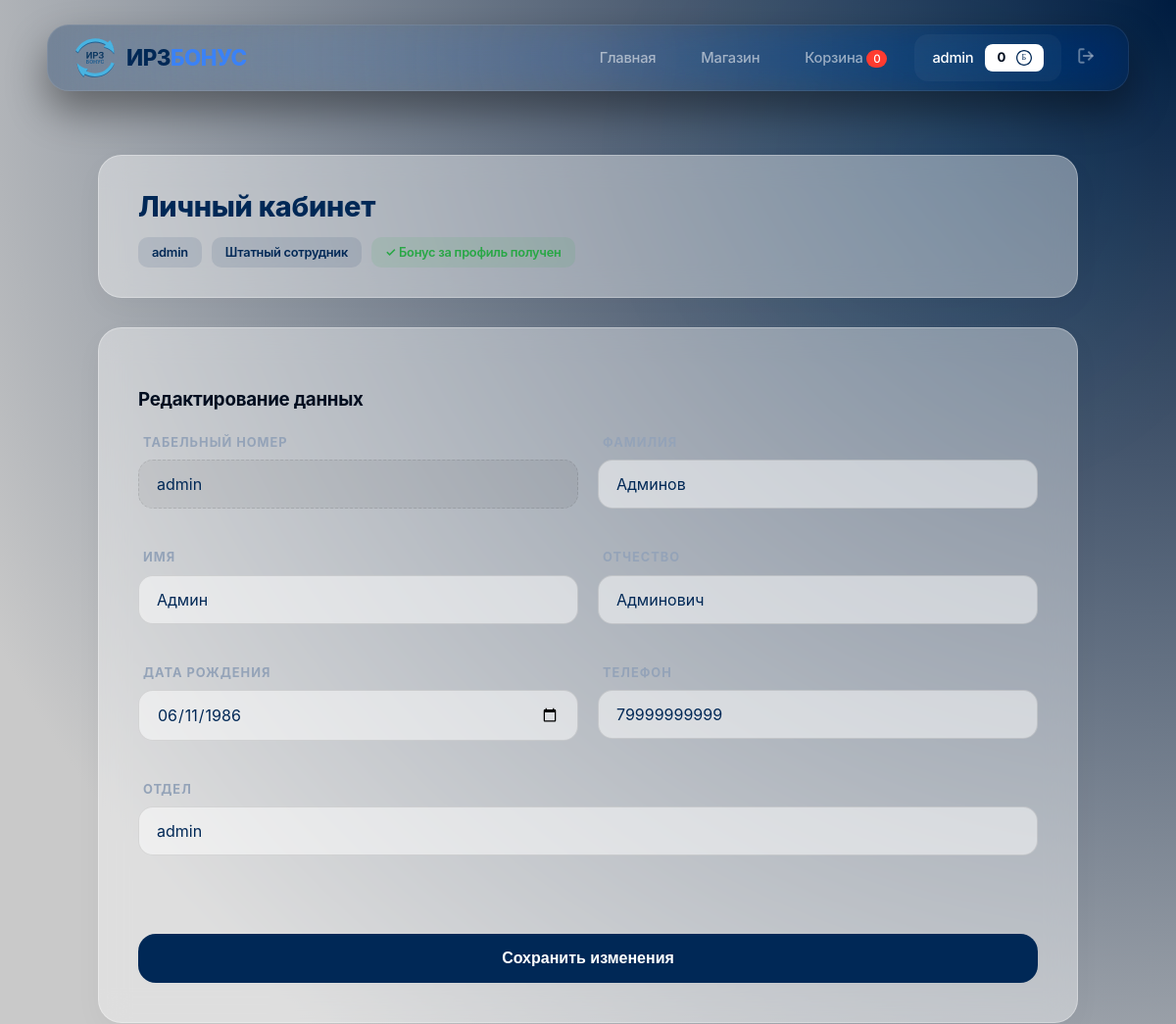
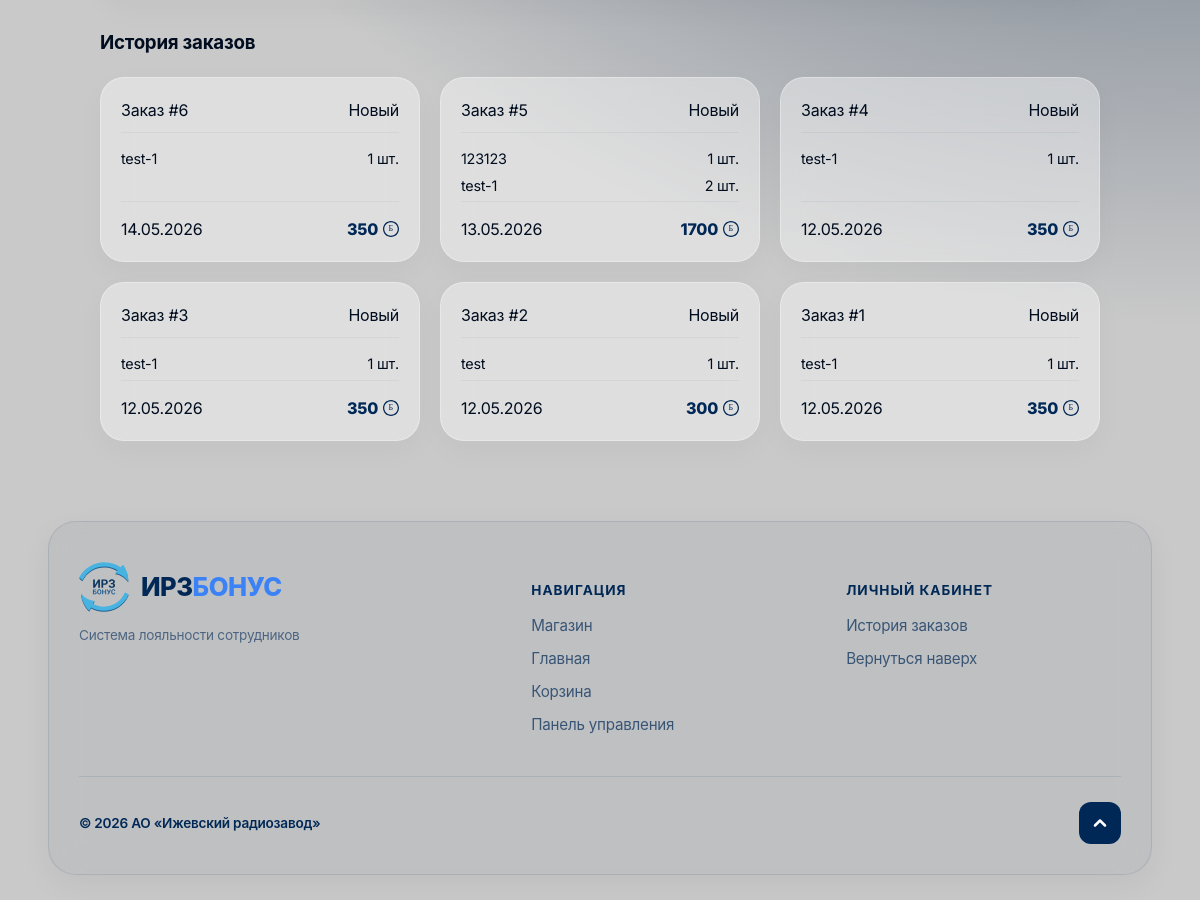
The app's page /users/profile/ (signed in) with its own data (2 pictures, top to bottom).
### apps/users/models.py (models this page shows, shortened)
class Employee(AbstractUser):
    middle_name = models.CharField(max_length=150, blank=True, verbose_name="Отчество")
    department = models.CharField(max_length=255, blank=True, verbose_name="Отдел")
    position = models.CharField(max_length=255, blank=True, verbose_name="Должность")
    hired_at = models.DateField(null=True, blank=True, verbose_name="Дата приема")
    date_of_birth = models.DateField(null=True, blank=True, verbose_name="Дата рождения")
    phone = models.CharField(max_length=20, blank=True, verbose_name="Телефон")
    needs_password_change = models.BooleanField(
        default=True,
        verbose_name="Требуется смена пароля"
    )
    mentor = models.ForeignKey(
        'self',
        on_delete=models.SET_NULL,
        null=True,
        blank=True,
        related_name='interns',
        verbose_name="Ментор",
    )
    is_intern = models.BooleanField(default=False, verbose_name="Стажёр")
    trial_passed = models.BooleanField(default=False, verbose_name="Стажировка пройдена")
    profile_bonus_received = models.BooleanField(default=False, verbose_name="Бонус за заполнение профиля получен")
    class Meta:
        verbose_name = "Сотрудник"
        verbose_name_plural = "Сотрудники"

### apps/wallets/models.py (models this page shows, shortened)
class Wallet(models.Model):
    user = models.OneToOneField(settings.AUTH_USER_MODEL, on_delete=models.CASCADE, related_name='wallet')
    balance = models.PositiveIntegerField(default=0)
    updated_at = models.DateTimeField(auto_now=True)
    class Meta:
        verbose_name = "Кошелек"
        verbose_name_plural = "Кошельки"

### apps/order/models.py (models this page shows, shortened)
class Order(models.Model):
    STATUS_CHOICES = [
        ('NEW', 'Новый'),
        ('READY', 'Готов к выдаче'),
        ('DONE', 'Выдан'),
        ('CANCELED', 'Отменен'),
    ]
    user = models.ForeignKey(settings.AUTH_USER_MODEL, on_delete=models.CASCADE, related_name='merch_orders')
    status = models.CharField(max_length=10, choices=STATUS_CHOICES, default='NEW')
    total_price = models.PositiveIntegerField()
    qr_code_key = models.UUIDField(default=uuid.uuid4, editable=False, unique=True)
    created_at = models.DateTimeField(auto_now_add=True)

class OrderItem(models.Model):
    order = models.ForeignKey(Order, on_delete=models.CASCADE, related_name='items')
    product = models.ForeignKey(Product, on_delete=models.SET_NULL, null=True)
    quantity = models.PositiveIntegerField(default=1)
    price_at_purchase = models.PositiveIntegerField()

### apps/merch/models.py (models this page shows, shortened)
class Product(models.Model):
    category = models.ForeignKey(
        Category,
        on_delete=models.PROTECT,
        related_name='products',
        verbose_name="Категория"
    )
    name = models.CharField(max_length=255, verbose_name="Название")
    description = models.TextField(verbose_name="Описание")
    price = models.PositiveIntegerField(verbose_name="Цена")
    image = models.ImageField(upload_to='merch_images/', blank=True, verbose_name="Изображение")
    image_2 = models.ImageField(upload_to='merch_images/', blank=True, null=True, verbose_name="Дополнительное изображение")
    specifications = models.TextField(blank=True, verbose_name="Характеристики", help_text="Например: Материал: 100% хлопок")
    stock = models.PositiveIntegerField(default=0, verbose_name="Количество")
    is_active = models.BooleanField("Активен", default=True)
    created_at = models.DateTimeField(auto_now_add=True, verbose_name="Дата добавления")
    class Meta:
        verbose_name = "Товар"
        verbose_name_plural = "Товары"
        ordering = ['-created_at']

### apps/users/views.py (the view)
# urls.py: path('profile/', profile_view, name='profile'),
@login_required
def profile_view(request):
    employee = request.user
    if request.method == 'POST':
        form = ProfileUpdateForm(request.POST, instance=employee)
        if form.is_valid():
            form.save()
            if not employee.profile_bonus_received:
                reward_config = RewardSetting.objects.filter(code='profile_complete', is_active=True).first()
                if reward_config and hasattr(employee, 'wallet'):
                    employee.wallet.balance += reward_config.amount
                    employee.wallet.save()
                    employee.profile_bonus_received = True
                    employee.save()
                    messages.success(request, f"Профиль заполнен! Вам начислено {reward_config.amount} Баллов.")
                else:
                    employee.profile_bonus_received = True
                    employee.save()
                    messages.warning(request, "Профиль сохранен.")
            else:
                messages.success(request, "Изменения сохранены.")
            return redirect('users:profile')
    else:
        form = ProfileUpdateForm(instance=employee)
    orders = employee.merch_orders.all().prefetch_related('items__product').order_by('-created_at')
    return render(request, 'users/profile.html', {
        'form': form,
        'employee': employee,
        'orders': orders
    })

### apps/users/forms.py
class ProfileUpdateForm(forms.ModelForm):
    class Meta:
        model = Employee
        fields = [
            'last_name',
            'first_name',
            'middle_name',
            'date_of_birth',
            'phone',
            'department',
            'position'
        ]
        widgets = {
            'date_of_birth': forms.DateInput(
                attrs={'type': 'date'},
                format='%Y-%m-%d'
            ),
        }
    def __init__(self, *args, **kwargs):
        super().__init__(*args, **kwargs)
        for field in self.fields.values():
            field.widget.attrs.update({'class': 'form-input'})

### templates/users/profile.html (shortened to what this page needs)
{% extends "base.html" %}
{% block content %}
<div class="profile-container">
    <div class="glass-card profile-header-card">
        <div class="profile-user-info">
            <h2 class="auth-title">Личный кабинет</h2>
            <div class="status-badges">
                <span class="badge">{{ employee.position|default:"Должность не указана" }}</span>
                <span class="badge">{% if employee.is_intern %}Стажер{% else %}Штатный сотрудник{% endif %}</span>
                <span class="badge {% if employee.profile_bonus_received %}badge-success{% else %}badge-dim{% endif %}">
                    {% if employee.profile_bonus_received %}
                        ✓ Бонус за профиль получен
                    {% else %}
                        Бонус за профиль не получен
                    {% endif %}
                </span>
            </div>
        </div>
    </div>
    <div class="glass-card profile-form-container">
        <h3 class="mb-20">Редактирование данных</h3>
        <form method="post" class="auth-form-grid">
            <div class="form-group">
                <label>ТАБЕЛЬНЫЙ НОМЕР</label>
                <input type="text" value="{{ employee.username }}" readonly class="readonly-input">
            </div>
            <div class="form-group">
                <label>ФАМИЛИЯ</label>
                {{ form.last_name }}
            </div>
            <div class="form-group">
                <label>ИМЯ</label>
                {{ form.first_name }}
            </div>
            <div class="form-group">
                <label>ОТЧЕСТВО</label>
                {{ form.middle_name }}
            </div>
            <div class="form-group">
                <label>ДАТА РОЖДЕНИЯ</label>
                {{ form.date_of_birth }}
            </div>
            <div class="form-group">
                <label>ТЕЛЕФОН</label>
                {{ form.phone }}
            </div>
            <div class="form-group full-width">
                <label>ОТДЕЛ</label>
                {{ form.department }}
            </div>
            <div class="full-width mt-10">
                <button type="submit" class="btn-auth">Сохранить изменения</button>
            </div>
        </form>
    </div>
    <div class="orders-section mt-30">
        <h3 class="mb-20" id="orders-history">История заказов</h3>
        {% if orders %}
            <div class="orders-cards-grid">
                {% for order in orders %}
                <div class="glass-card order-card">
                    <div class="order-card-header">
                        <span class="order-number">Заказ #{{ order.id }}</span>
                        <span class="status-pill status-{{ order.status|lower }}">{{ order.get_status_display }}</span>
                    </div>
                    <div class="order-card-body">
                        {% for item in order.items.all %}
                            <div class="order-item-row">
                                <span>{{ item.product.name }}</span>
                                <span class="fw-bold">{{ item.quantity }} шт.</span>
                            </div>
                        {% endfor %}
                    </div>
                    <div class="order-card-footer">
                        <span class="text-muted">{{ order.created_at|date:"d.m.Y" }}</span>
                        <span class="order-total-price">
                            {{ order.total_price }}
                            <img src="/static/images/ball-blue.svg" class="currency-icon">
                        </span>
                    </div>
                </div>
                {% endfor %}
            </div>
        {% else %}
            <div class="glass-card p-30 text-center">
                <p class="text-muted">У вас пока нет заказов.</p>
            </div>
        {% endif %}
    </div>
</div>
{% endblock %}

### templates/base.html (shortened to what this page needs)
{% load static %}
<!doctype html>
<html lang="ru">
  <head>
    <link rel="stylesheet" href="{% static 'style/style.css' %}" />
  </head>
  <body id="top">
    <div class="bg-glow-1"></div>
    <header class="main-header">
      <a href="{% url 'merch:home' %}" class="logo-wrapper">
        <img src="{% static 'images/logo.svg' %}" alt="ИРЗ Бонус" class="main-logo-img">
        <div class="logo-text">ИРЗ<span>БОНУС</span></div>
      </a>
      <nav class="header-nav">
        {% if user.is_authenticated %}
        <div class="nav-links">
        <a href="{% url 'merch:home' %}" class="nav-item {% if request.resolver_match.view_name == 'merch:home' %}active{% endif %}">Главная</a>
        <a href="{% url 'merch:index' %}" class="nav-item {% if request.resolver_match.view_name == 'merch:index' %}active{% endif %}">Магазин</a>
        <a href="{% url 'orders:cart_detail' %}" class="nav-item {% if request.resolver_match.view_name == 'orders:cart_detail' %}active{% endif %}">
          Корзина <span class="cart-badge">{% if request.session.cart %}{{ request.session.cart|length }}{% else %}0{% endif %}</span>
        </a>
          <a href="{% url 'users:profile' %}" class="nav-item user-pill {% if request.resolver_match.view_name == 'users:profile' %}active{% endif %}">
            <span class="username">{{ user.username }}</span>
            <span class="balance">
                {{ user.wallet.balance }}
                <img src="{% static 'images/ball-blue.svg' %}" alt="Баллы" class="currency-icon">
            </span>
          </a>
          <form action="{% url 'users:logout' %}" method="post" class="logout-form">
            <button type="submit" class="logout-btn">
              <svg width="18" height="18" viewBox="0 0 24 24" fill="none" stroke="currentColor" stroke-width="2.5" stroke-linecap="round" stroke-linejoin="round"><path d="M9 21H5a2 2 0 0 1-2-2V5a2 2 0 0 1 2-2h4"></path><polyline points="16 17 21 12 16 7"></polyline><line x1="21" y1="12" x2="9" y2="12"></line></svg>
            </button>
          </form>
        </div>
        {% else %}
        <a href="{% url 'login' %}" class="nav-item active">Вход</a>
        {% endif %}
      </nav>
    </header>
    <main class="container">
      {% block content %}{% endblock %}
    </main>
<footer class="main-footer glass-footer">
    <div class="footer-grid">
        <div class="footer-section logo-area">
            <div class="logo-wrapper">
                <img src="{% static 'images/logo.svg' %}" alt="ИРЗ Бонус" class="main-logo-img">
                <div class="logo-text">ИРЗ<span>БОНУС</span></div>
            </div>
            <p class="footer-tagline">Система лояльности сотрудников</p>
        </div>
        <div class="footer-section links-area">
            <h4>Навигация</h4>
            <a href="{% url 'merch:index' %}">Магазин</a>
            <a href="{% url 'merch:home' %}">Главная</a>
            <a href="{% url 'orders:cart_detail' %}">Корзина</a>
            {% if user.is_staff %}
                <a href="/admin/">Панель управления</a>
            {% endif %}
        </div>
        <div class="footer-section profile-area">
            <h4>Личный кабинет</h4>
            <a href="{% url 'users:profile' %}#orders-history">История заказов</a>
            <a href="#top" class="scroll-link">Вернуться наверх</a>
        </div>
    </div>
    <div class="footer-bottom">
        <div class="footer-content">
            &copy; 2026 АО «Ижевский радиозавод»
        </div>
        <a href="#top" class="scroll-top-btn">
            <svg width="20" height="20" viewBox="0 0 24 24" fill="none" stroke="currentColor" stroke-width="3" stroke-linecap="round" stroke-linejoin="round"><polyline points="18 15 12 9 6 15"></polyline></svg>
        </a>
    </div>
</footer>
  </body>
</html>

### records on screen
Employee: username "admin", wallet.balance "0", position "admin", last_name "Админов", first_name "Админ", middle_name "Админович", date_of_birth "06/11/1986", phone "79999999999", department "admin"
Order: id "6", status "Новый", created_at "14.05.2026", total_price "350"
OrderItem: product.name "test-1", quantity "1"
Order: id "5", status "Новый", created_at "13.05.2026", total_price "1700"
OrderItem: product.name "123123", quantity "1"
OrderItem: product.name "test-1", quantity "2"
Order: id "4", status "Новый", created_at "12.05.2026", total_price "350"
OrderItem: product.name "test-1", quantity "1"
Order: id "3", status "Новый", created_at "12.05.2026", total_price "350"
OrderItem: product.name "test-1", quantity "1"
Order: id "2", status "Новый", created_at "12.05.2026", total_price "300"
OrderItem: product.name "test", quantity "1"
Order: id "1", status "Новый", created_at "12.05.2026", total_price "350"
OrderItem: product.name "test-1", quantity "1"
